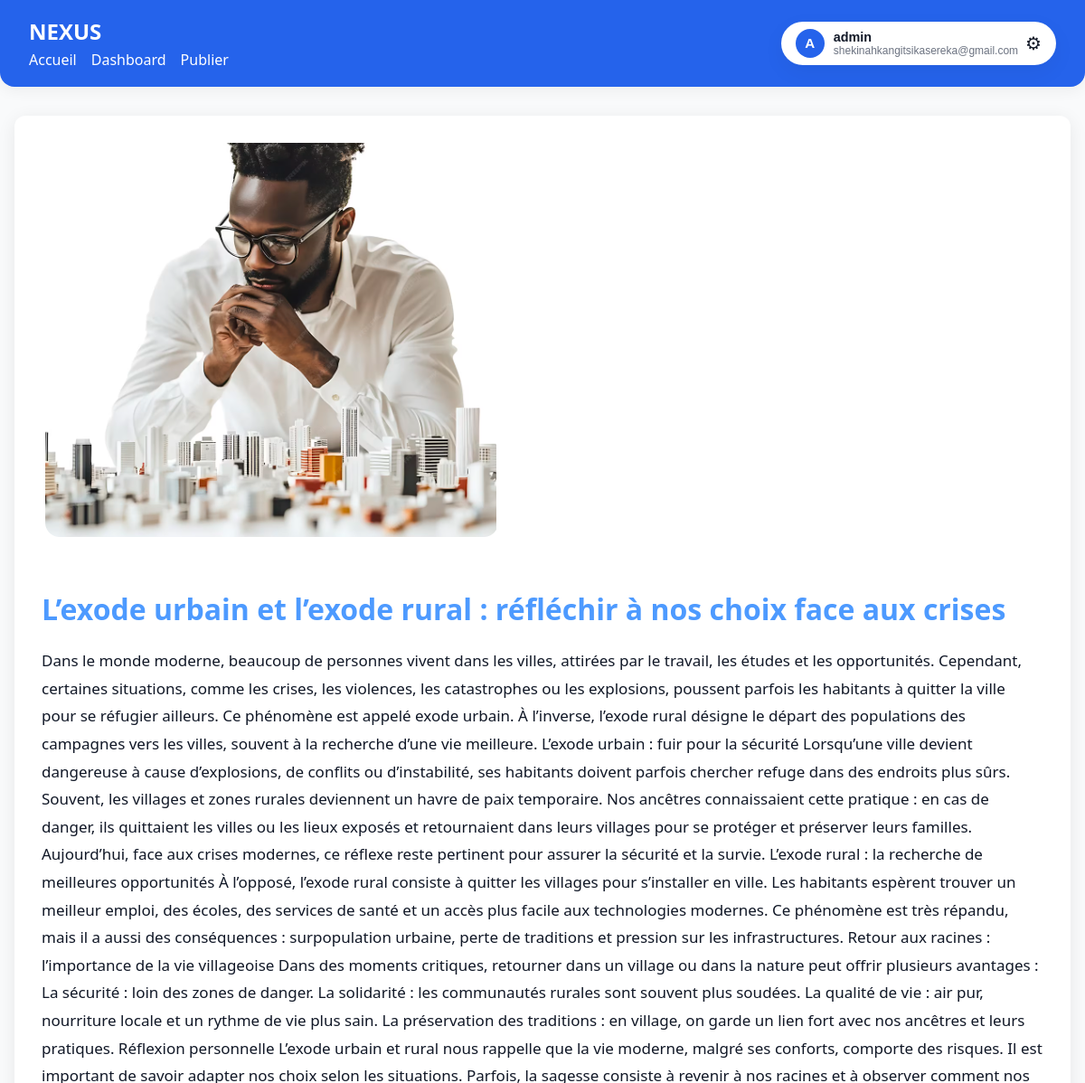
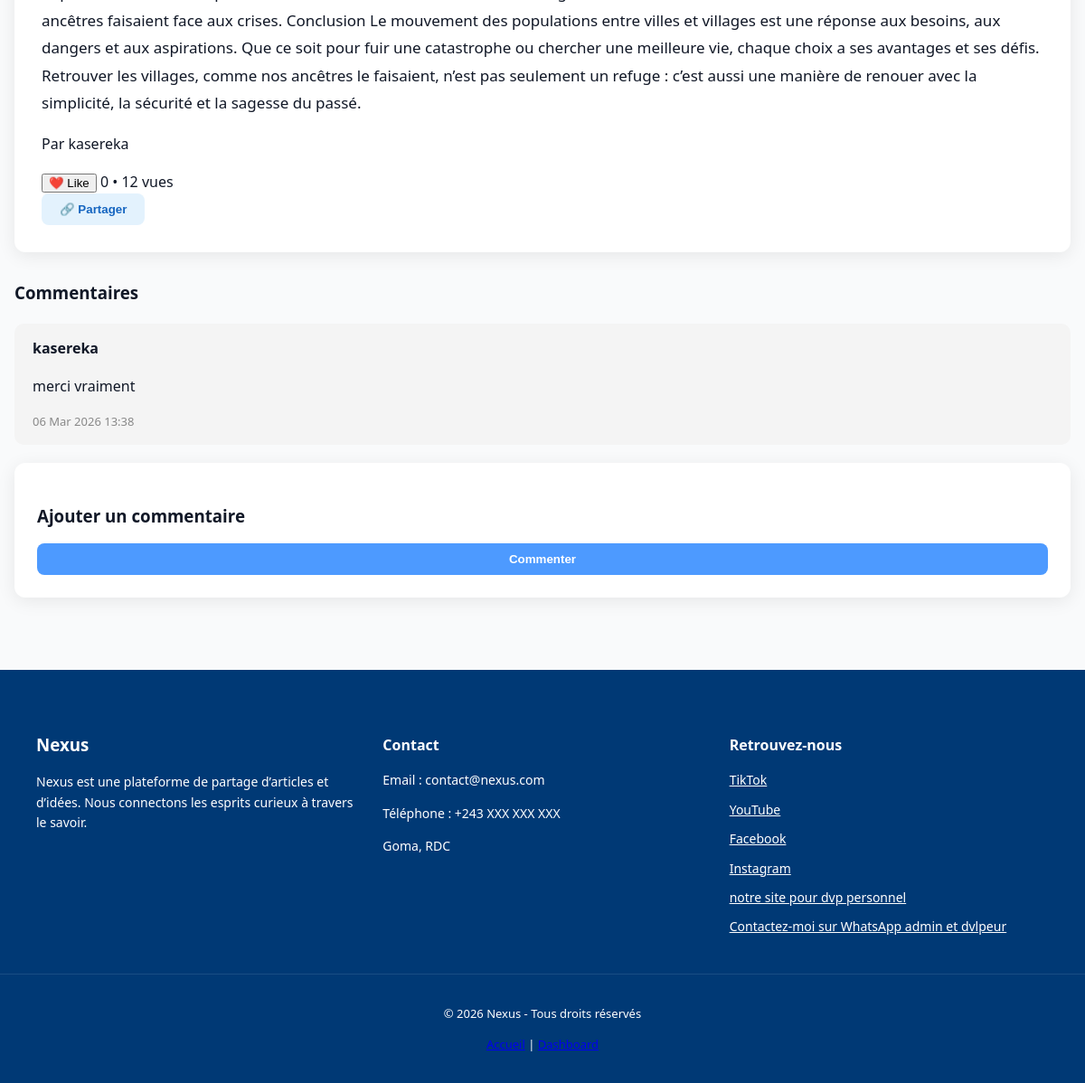
Page /article/9/ (signed in) on the committed database (2 pictures, top to bottom).
### utilisateur/models.py (models this page shows, shortened)
class Article(models.Model):
    titre = models.CharField(max_length=200)
    contenu = models.TextField()
    auteur = models.ForeignKey(User, on_delete=models.CASCADE)
    date_creation = models.DateTimeField(default=timezone.now)
    image = models.ImageField(upload_to='articles/', null=True, blank=True)
    tags = models.ManyToManyField(Tag, related_name="articles", blank=True)
    vues = models.PositiveIntegerField(default=0)
    likes = models.ManyToManyField(
        settings.AUTH_USER_MODEL,
        related_name="articles_likes",
        blank=True
    )
    def total_likes(self):
        return self.likes.count()

class Commentaire(models.Model):
    article = models.ForeignKey(
        Article,
        on_delete=models.CASCADE,
        related_name="commentaires"
    )
    auteur = models.ForeignKey(
        settings.AUTH_USER_MODEL,
        on_delete=models.CASCADE
    )
    contenu = models.TextField()
    date = models.DateTimeField(auto_now_add=True)

### utilisateur/views.py (the view, shortened to what this page needs)
# urls.py: path('article/<int:id>/', views.article_detail, name='article_detail'),
def article_detail(request, id):
    article = get_object_or_404(Article, id=id)
    article.vues += 1
    article.save()
    return render(request, "utilisateur/article_detail.html", {"article": article})

### utilisateur/templates/utilisateur/article_detail.html (shortened to what this page needs)
{% extends 'base.html' %}
{% load static %}
{% block extra_css %}
<link rel="stylesheet" href="{% static 'css/article_detail.css' %}">
{% endblock %}
{% block content %}
<div class="article-detail">
    <div class="article-card">
        {% if article.image %}
            <img src="{{ article.image.url }}" alt="{{ article.titre }}" style="max-width:100%; border-radius:12px; margin-bottom:15px;">
        {% endif %}
        <h1 class="article-title">{{ article.titre }}</h1>
        <p class="article-content">{{ article.contenu }}</p>
        <p class="article-author">Par {{ article.auteur.username }}</p>
        <div class="article-meta">
            {% if user.is_authenticated %}
            <button class="like-btn {% if user in article.likes.all %}liked{% endif %}" data-article-id="{{ article.id }}">
                ❤️ Like
            </button>
            {% endif %}
            <span id="like-count-{{ article.id }}">{{ article.total_likes }}</span>
            <span>• {{ article.vues }} vues</span>
        </div>
        <button id="share-btn" onclick="navigator.share ? navigator.share({title: '{{ article.titre }}', url: window.location.href}) : alert('Partage non supporté')">
            🔗 Partager
        </button>
    </div>
    <div class="comments-section">
        <h3>Commentaires</h3>
        {% for commentaire in article.commentaires.all %}
            <div class="comment">
                <strong>{{ commentaire.auteur }}</strong>
                <p>{{ commentaire.contenu }}</p>
                <small>{{ commentaire.date|date:"d M Y H:i" }}</small>
            </div>
        {% empty %}
            <p class="no-comment">Aucun commentaire pour le moment.</p>
        {% endfor %}
        {% if user.is_authenticated %}
            <div class="comment-form">
                <h3>Ajouter un commentaire</h3>
                <form method="post">
                    <button type="submit">Commenter</button>
                </form>
            </div>
        {% else %}
            <p>Vous devez être connecté pour commenter.</p>
        {% endif %}
    </div>
</div>
{% endblock %}

### templates/base.html (shortened to what this page needs)
{% load static %}
<!DOCTYPE html>
<html lang="fr">
<head>
<link rel="stylesheet" href="{% static 'css/navbar.css' %}">
<link rel="stylesheet" href="{% static 'css/base.css' %}">
{% block extra_css %}{% endblock %}
</head>
<body>
<nav class="navbar">
    <div class="nav-left">
        <a href="{% url 'utilisateur:index' %}" class="logo">NEXUS</a>
        <div class="nav-links" id="navLinks">
            <a href="{% url 'utilisateur:index' %}" class="nav-link">Accueil</a>
            {% if user.is_authenticated %}
                <a href="{% url 'utilisateur:dashboard' %}" class="nav-link">Dashboard</a>
                <a href="{% url 'utilisateur:create_article' %}" class="nav-link">Publier</a>
            {% endif %}
        </div>
    </div>
    <div class="nav-user">
        {% if user.is_authenticated %}
        <div class="settings-wrapper">
            <button class="settings-btn" id="settingsToggle">
                <div class="user-info">
                    <div class="avatar">{{ user.username|first|upper }}</div>
                    <div class="user-text">
                        <span class="username">{{ user.username }}</span>
                        <span class="email">{{ user.email }}</span>
                    </div>
                </div>
                <span class="gear">⚙</span>
            </button>
        </div>
        {% else %}
            <a href="{% url 'utilisateur:login' %}" class="btn-login">Connexion</a>
            <a href="{% url 'utilisateur:register' %}" class="btn-register">Inscription</a>
        {% endif %}
    </div>
</nav>
<main class="container">
    {% block content %}{% endblock %}
</main>
<footer class="footer">
    <div class="footer-container">
        <div class="footer-section">
            <h3>Nexus</h3>
            <p>
                Nexus est une plateforme de partage d’articles et d’idées.
                Nous connectons les esprits curieux à travers le savoir.
            </p>
        </div>
        <div class="footer-section">
            <h4>Contact</h4>
            <p>Email : contact@nexus.com</p>
            <p>Téléphone : +243 XXX XXX XXX</p>
            <p>Goma, RDC</p>
        </div>
        <div class="footer-section">
            <h4>Retrouvez-nous</h4>
            <div class="social-links">
                <a href="https://www.tiktok.com/@nexusselfreg">TikTok</a>
                <a href="https://www.youtube.com/channel/UCsA-ThRn4E1Z9MH6rdgD9kg">YouTube</a>
                <a href="#">Facebook</a>
                <a href="#">Instagram</a>
                <a href="nexusselfreg.alindae.com">notre site pour dvp personnel</a>
                <a href="https://wa.me/243977287139" target="_blank">Contactez-moi sur WhatsApp admin et dvlpeur</a>
            </div>
        </div>
    </div>
    <div class="footer-bottom">
        <p>© 2026 Nexus - Tous droits réservés</p>
        <p>
            <a href="{% url 'utilisateur:index' %}">Accueil</a>
            {% if user.is_authenticated %}
                | <a href="{% url 'utilisateur:dashboard' %}">Dashboard</a>
            {% endif %}
        </p>
    </div>
</footer>
</body>
</html>

### static/css/navbar.css (style rules this page uses)
.navbar { display: flex; justify-content: space-between; align-items: center; padding: 14px 30px; background-color: #2563eb; box-shadow: 0 5px 15px rgba(0,0,0,0.05); border-radius: 0 0 16px 16px; position: relative; z-index: 100; transition: background 0.3s ease, box-shadow 0.3s ease; }
.nav-left .logo { font-weight: 700; font-size: 1.5rem; color: #ffffff; text-decoration: none; }
.nav-links { display: flex; gap: 20px; }
.nav-link { text-decoration: none; font-weight: 500; color: #ffffff; transition: color 0.3s ease; }
.settings-wrapper { position: relative; display: inline-block; }
.settings-btn { display: flex; align-items: center; gap: 12px; background: #ffffff; border: 1px solid #e5e7eb; padding: 8px 16px; border-radius: 40px; cursor: pointer; transition: all 0.35s cubic-bezier(0.4, 0, 0.2, 1); box-shadow: 0 8px 25px rgba(0,0,0,0.05); }
.avatar { width: 38px; height: 38px; background: linear-gradient(135deg, #2563eb, #3b82f6); color: #fff; border-radius: 50%; display: flex; align-items: center; justify-content: center; font-weight: 600; font-size: 0.95rem; }
.user-info { display: flex; align-items: center; gap: 12px; }
.user-text { display: flex; flex-direction: column; text-align: left; }
.username { font-weight: 600; font-size: 0.9rem; color: #111827; }
.email { font-size: 0.75rem; color: #6b7280; }
.gear { transition: transform 0.4s ease, color 0.4s ease; }
body, .navbar, .footer, .container, .settings-menu { transition: background 0.3s ease, color 0.3s ease, border 0.3s ease, box-shadow 0.3s ease; }

### static/css/base.css (style rules this page uses)
body { font-family: "Segoe UI", Roboto, sans-serif; margin: 0; background-color: #f9fafb; color: #111827; line-height: 1.6; transition: background 0.3s ease, color 0.3s ease; }
.container { max-width: 1200px; margin: 2rem auto; padding: 0 1rem; }
.navbar { display: flex; justify-content: space-between; align-items: center; background: #2563eb; color: #fff; padding: 1rem 2rem; position: sticky; top: 0; z-index: 1000; }
.logo { font-size: 1.4rem; font-weight: bold; text-decoration: none; color: #fff; }
.nav-links { display: flex; gap: 1rem; }
.nav-link { color: #fff; text-decoration: none; font-weight: 500; transition: color 0.3s ease; }
.settings-wrapper { position: relative; }
.settings-btn { background: #fff; border: none; border-radius: 40px; padding: 0.5rem 1rem; cursor: pointer; display: flex; align-items: center; gap: 0.5rem; color: #111827; transition: background 0.3s ease; }
.user-info { display: flex; align-items: center; gap: 10px; }
.avatar { background: #2563eb; color: #fff; border-radius: 50%; width: 32px; height: 32px; display: flex; align-items: center; justify-content: center; font-weight: bold; }
.gear { font-size: 20px; }
.footer { background: #003975; color: #ffffff; padding-top: 50px; margin-top: 80px; }
.footer-container { display: flex; justify-content: space-between; flex-wrap: wrap; padding: 0 40px; gap: 30px; }
.footer-section { flex: 1; min-width: 250px; }
.footer-section h3, .footer-section h4 { margin-bottom: 15px; color: #ffffff; }
.footer-section p { line-height: 1.6; font-size: 14px; color: #ffffff; }
.social-links { display: flex; flex-direction: column; gap: 10px; }
.social-links a { color: #ffffff; transition: 0.3s ease; font-size: 14px; }
.footer-bottom { text-align: center; padding: 20px; margin-top: 40px; border-top: 1px solid rgba(255,255,255,0.1); font-size: 13px; color: #ffffff; }

### rows in the picture
Article: image (picture), titre "L’exode urbain et l’exode rural : réfléchir à nos choix face aux crises", contenu "Dans le monde moderne, beaucoup de personnes vivent dans les villes, attirées par le travail, les études et les opportunités. Cependant, certaines situations, comme les crises, les violences, les catastrophes ou les explosions, poussent parfois les habitants à quitter la ville pour se réfugier ailleurs. Ce phénomène est appelé exode urbain. À l’inverse, l’exode rural désigne le départ des populations des campagnes vers les villes, souvent à la recherche d’une vie meilleure. L’exode urbain : fuir pour la sécurité Lorsqu’une ville devient dangereuse à cause d’explosions, de conflits ou d’instabilité, ses habitants doivent parfois chercher refuge dans des endroits plus sûrs. Souvent, les…", auteur.username "kasereka", total_likes "0", vues "12"
Commentaire: auteur "kasereka", contenu "merci vraiment", date "06 Mar 2026 13:38"

### other values in the picture
{{ user.username|first|upper }} "A"
{{ user.username }} "admin"
{{ user.email }} "shekinahkangitsikasereka@gmail.com"
